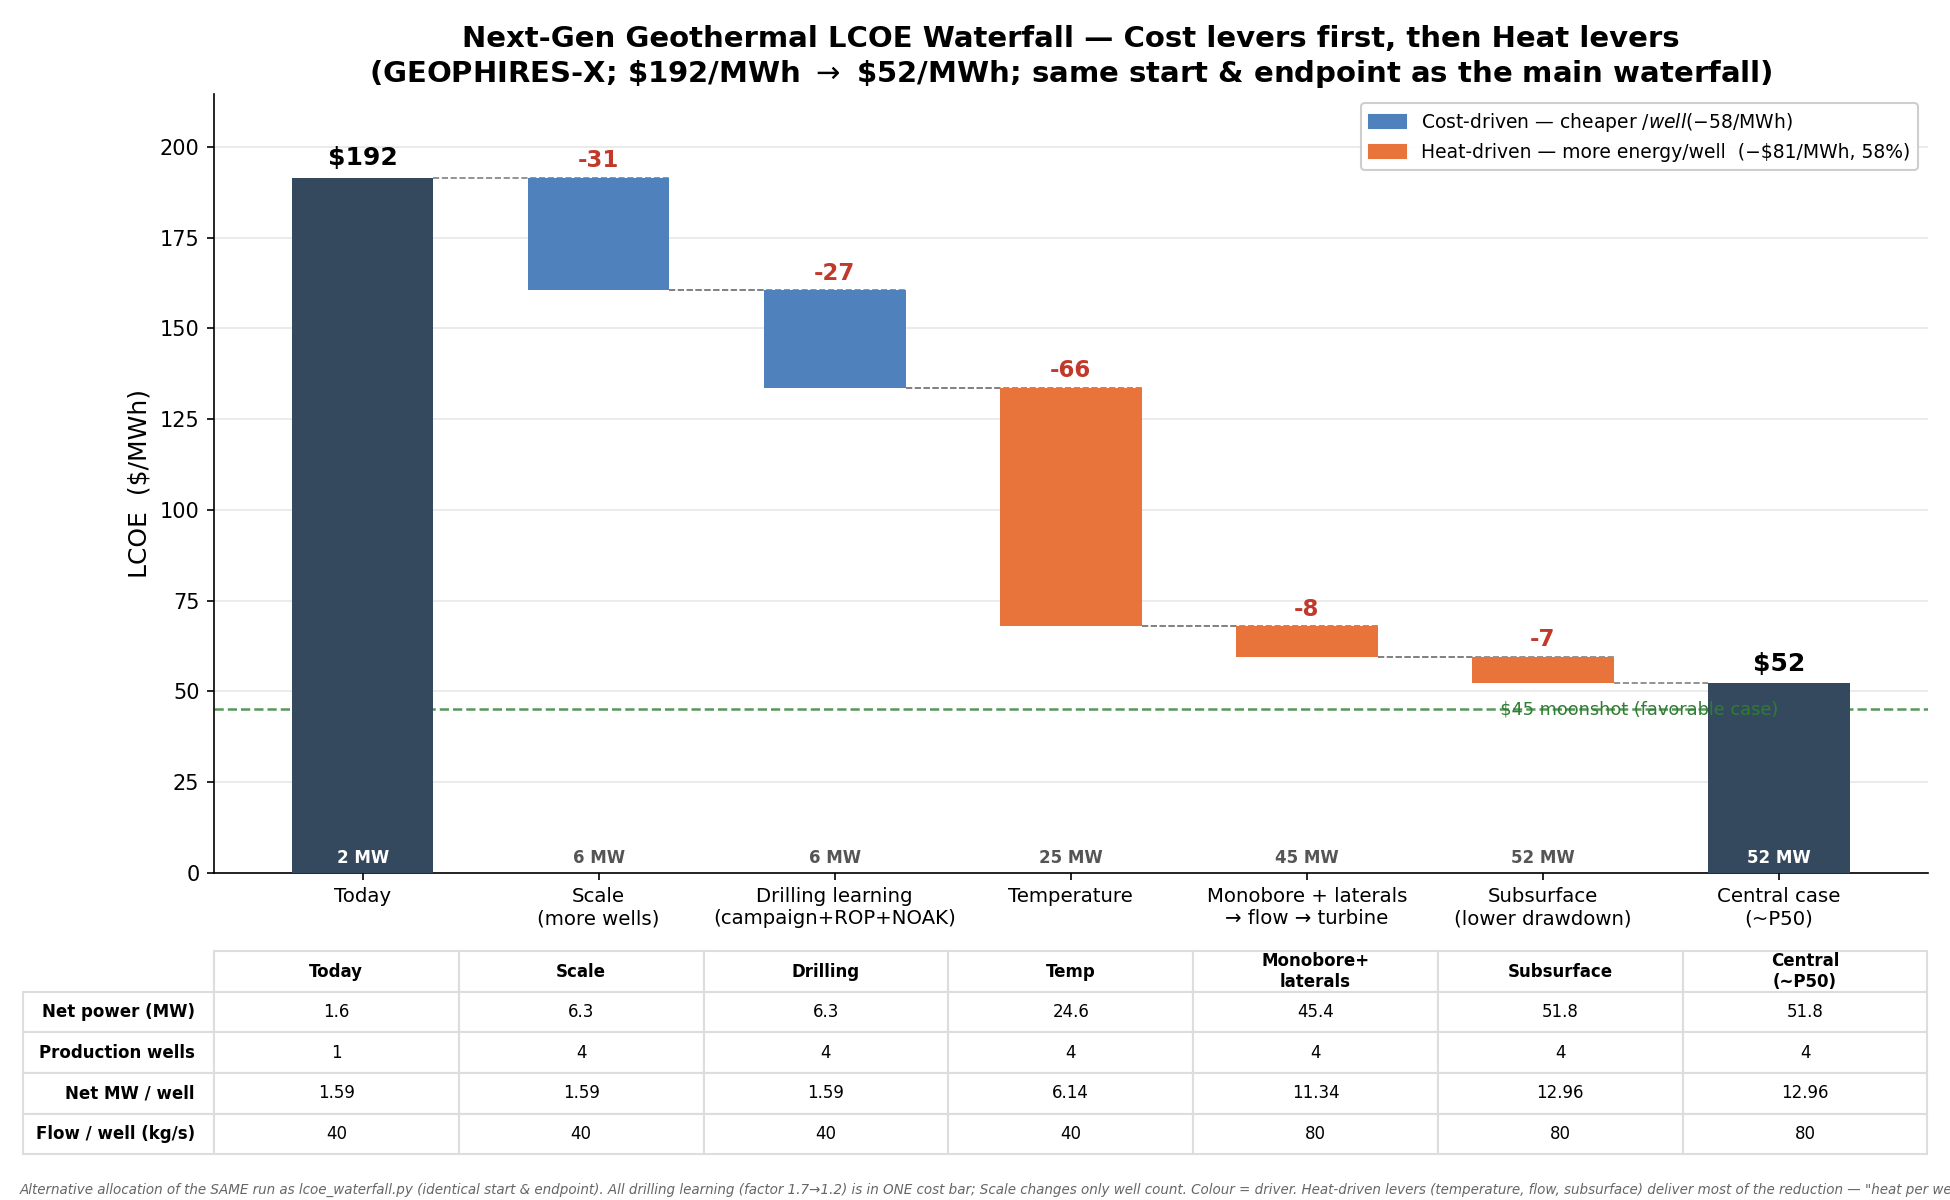

The Python source for this figure:
"""
LCOE waterfall -- ALTERNATIVE allocation: cost levers first, then heat levers.

A second view of the same FOAK->NOAK story as `lcoe_waterfall.py`, with the
*same* start (~$192/MWh) and *same* endpoint (~$52/MWh), but the levers are
re-allocated and re-ordered to separate the two kinds of improvement:

  COST-DRIVEN (shrink $ per well -- the LCOE numerator)
     1. Scale            -- more wells amortize fixed exploration/surface cost
                            (this version changes ONLY well count, no cost factor)
     2. Drilling learning -- the ENTIRE drilling-cost reduction (factor 1.7 -> 1.2,
                            campaign + ROP + NOAK learning) consolidated in ONE bar

  HEAT-DRIVEN (grow energy per well -- the LCOE denominator)
     3. Temperature       -- hotter resource -> higher conversion efficiency
     4. Monobore+laterals -> flow -> turbine -- more flow -> more power per well
     5. Subsurface        -- larger heat-exchange area sustains output over life

Because all the drilling learning is applied up front (bar 2), the three
heat-driven levers no longer carry the expensive FOAK drilling cost. Bars are
COLOURED by driver so the eye can see how much of the total reduction is
heat-driven (it is most of it): "heat per well beats cost per well".

This file is intentionally separate from `lcoe_waterfall.py` so the two
allocations can be compared side by side. Outputs:
  lcoe_waterfall_cost_vs_heat.png  and  lcoe_waterfall_cost_vs_heat.csv
"""
import sys
from pathlib import Path

HERE = Path(__file__).resolve().parent
REPO = HERE.parents[1]
sys.path.insert(0, str(REPO / 'src'))

from geophires_x_client import GeophiresXClient
from geophires_x_client.geophires_input_parameters import GeophiresInputParameters

BASE_FILE = REPO / 'tests' / 'examples' / 'example1.txt'
client = GeophiresXClient()

COST = '#4f81bd'   # cost-driven  (cheaper $ per well)
HEAT = '#e8743b'   # heat-driven  (more energy per well)
ANCHOR = '#34495e'
MOONSHOT = 45.0


def run_case(params: dict) -> dict:
    result = client.get_geophires_result(
        GeophiresInputParameters(params=params, from_file_path=BASE_FILE)
    ).result
    s = result['SUMMARY OF RESULTS']
    surf = result['SURFACE EQUIPMENT SIMULATION RESULTS']
    mw = s['Average Net Electricity Production']['value']
    nprod = s['Number of production wells']['value']
    return {
        'lcoe': s['Electricity breakeven price']['value'] * 10.0,
        'mw': mw, 'nprod': nprod, 'mw_per_well': mw / nprod,
        'flow_per_well': s['Flowrate per production well']['value'],
        'capex': result['CAPITAL COSTS (M$)']['Total capital costs']['value'],
    }


# Same conservative FOAK "today" as lcoe_waterfall.py (FCR 5.8% throughout).
today = {
    'Reservoir Model': 1, 'Reservoir Depth': 3, 'Gradient 1': 50,
    'Number of Production Wells': 1, 'Number of Injection Wells': 1,
    'Production Well Diameter': 6.625, 'Injection Well Diameter': 6.625,
    'Production Flow Rate per Well': 40, 'Productivity Index': 5, 'Injectivity Index': 5,
    'Number of Fractures': 20, 'Fracture Height': 900,
    'Power Plant Type': 1, 'Utilization Factor': 0.85, 'Well Drilling Cost Correlation': 1,
    'Well Drilling and Completion Capital Cost Adjustment Factor': 1.7,
    'Fixed Charge Rate': 0.058, 'Print Output to Console': 0,
}

# (label, driver, short-header, cumulative deltas). Cost levers first, heat later.
levers = [
    ('Scale\n(more wells)', 'cost', 'Scale', {
        'Number of Production Wells': 4, 'Number of Injection Wells': 4,
        # NOTE: no drilling cost-factor change here -- pure fixed-cost amortization
    }),
    ('Drilling learning\n(campaign+ROP+NOAK)', 'cost', 'Drilling', {
        # ALL drilling-cost learning in one bar: 1.7 -> 1.2 (~29%), still conservative
        # vs Fervo's demonstrated ~50% campaign learning, and still 20% above the
        # generic well-cost correlation.
        'Well Drilling and Completion Capital Cost Adjustment Factor': 1.2,
    }),
    ('Temperature', 'heat', 'Temp', {
        'Reservoir Depth': 4, 'Gradient 1': 60,
    }),
    ('Monobore + laterals\n→ flow → turbine', 'heat', 'Monobore+\nlaterals', {
        'Production Well Diameter': 8.5, 'Injection Well Diameter': 8.5,
        'Production Flow Rate per Well': 80, 'Productivity Index': 10, 'Injectivity Index': 10,
        'Capital Cost for Power Plant for Electricity Generation': 2480,  # = GEOPHIRES correlation
    }),
    ('Subsurface\n(lower drawdown)', 'heat', 'Subsurface', {
        'Number of Fractures': 60, 'Fracture Height': 1000,
    }),
]


def main():
    running = dict(today)
    metrics = [run_case(running)]
    drivers = ['anchor']
    labels = ['Today']
    print(f"{'step':34s} {'LCOE':>8s} {'net MW':>8s} {'driver':>8s}  Δ")
    print(f"Today (FOAK){'':22s} {metrics[0]['lcoe']:7.1f}$ {metrics[0]['mw']:7.1f}")
    for label, driver, _short, delta in levers:
        running.update(delta)
        m = run_case(running)
        print(f"+ {label.replace(chr(10), ' '):32s} {m['lcoe']:7.1f}$ {m['mw']:7.1f} "
              f"{driver:>8s}  Δ={m['lcoe'] - metrics[-1]['lcoe']:+6.1f}")
        metrics.append(m); drivers.append(driver); labels.append(label)

    # cost vs heat totals (the headline of this view)
    cost_drop = heat_drop = 0.0
    for i in range(1, len(metrics)):
        d = metrics[i - 1]['lcoe'] - metrics[i]['lcoe']
        if drivers[i] == 'cost':
            cost_drop += d
        else:
            heat_drop += d
    print(f"\nCost-driven levers:  -${cost_drop:.0f}/MWh")
    print(f"Heat-driven levers:  -${heat_drop:.0f}/MWh   "
          f"({100 * heat_drop / (cost_drop + heat_drop):.0f}% of the total reduction)")

    # endpoint anchor
    labels.append('Central case\n(~P50)'); drivers.append('anchor')
    metrics.append(metrics[-1])

    import csv
    with open(HERE / 'lcoe_waterfall_cost_vs_heat.csv', 'w', newline='') as f:
        w = csv.writer(f)
        w.writerow(['step', 'driver', 'LCOE_USD_per_MWh', 'net_MW', 'production_wells',
                    'net_MW_per_well', 'total_CAPEX_MUSD'])
        names = ['Today'] + [lv[0].replace('\n', ' ') for lv in levers]
        for name, drv, m in zip(names, drivers, metrics):
            w.writerow([name, drv, round(m['lcoe'], 1), round(m['mw'], 1), int(m['nprod']),
                        round(m['mw_per_well'], 2), round(m['capex'], 1)])

    plot(labels, drivers, metrics, cost_drop, heat_drop)


def plot(labels, drivers, metrics, cost_drop, heat_drop):
    import matplotlib
    matplotlib.use('Agg')
    import matplotlib.pyplot as plt
    from matplotlib.patches import Patch

    lcoes = [m['lcoe'] for m in metrics]
    n = len(labels)
    start, target = lcoes[0], lcoes[-2]
    fig, (ax, tax) = plt.subplots(2, 1, figsize=(13, 8),
                                  gridspec_kw={'height_ratios': [4, 1]})

    for i in range(n):
        if i == 0 or i == n - 1:
            val = lcoes[i] if i == 0 else target
            ax.bar(i, val, width=0.6, color=ANCHOR, zorder=3)
            ax.text(i, val + 2, f'${val:.0f}', ha='center', va='bottom',
                    fontweight='bold', fontsize=12)
        else:
            top, bottom = lcoes[i - 1], lcoes[i]
            ax.bar(i, top - bottom, bottom=bottom, width=0.6,
                   color=COST if drivers[i] == 'cost' else HEAT, zorder=3)
            ax.text(i, top + 1.5, f'{bottom - top:+.0f}', ha='center', va='bottom',
                    color='#c0392b', fontsize=11, fontweight='bold')
            ax.plot([i - 1 + 0.3, i + 0.3], [top, top], color='gray', lw=0.8, ls='--', zorder=2)
        if 0 < i < n - 1:
            ax.plot([i + 0.3, i + 1 - 0.3], [lcoes[i], lcoes[i]], color='gray', lw=0.8, ls='--', zorder=2)
        ax.text(i, 1.5, f"{metrics[i]['mw']:.0f} MW", ha='center', va='bottom', fontsize=8,
                color='white' if i in (0, n - 1) else '#555', fontweight='bold', zorder=4)

    ax.set_xticks(range(n)); ax.set_xticklabels(labels, fontsize=9.5)
    ax.set_ylabel('LCOE  ($/MWh)', fontsize=12)
    ax.set_title('Next-Gen Geothermal LCOE Waterfall — Cost levers first, then Heat levers\n'
                 rf'(GEOPHIRES-X; \${start:.0f}/MWh $\rightarrow$ \${target:.0f}/MWh; same start & endpoint as the main waterfall)',
                 fontsize=14, fontweight='bold')
    ax.set_ylim(0, start * 1.12)
    ax.axhline(MOONSHOT, color='#2e7d32', lw=1.2, ls='--', alpha=0.8)
    ax.text(n - 1, MOONSHOT, '  $45 moonshot (favorable case)', color='#2e7d32',
            fontsize=8.5, va='center', ha='right')
    ax.grid(axis='y', alpha=0.3)
    for sp in ['top', 'right']:
        ax.spines[sp].set_visible(False)
    ax.legend(handles=[Patch(color=COST, label=f'Cost-driven — cheaper $/well  (−${cost_drop:.0f}/MWh)'),
                       Patch(color=HEAT, label=f'Heat-driven — more energy/well  (−${heat_drop:.0f}/MWh, '
                                               f'{100 * heat_drop / (cost_drop + heat_drop):.0f}%)')],
              loc='upper right', fontsize=9, framealpha=0.95)

    tax.axis('off')
    row_labels = ['Net power (MW)', 'Production wells', 'Net MW / well', 'Flow / well (kg/s)']
    cell_text = [
        [f"{m['mw']:.1f}" for m in metrics],
        [f"{m['nprod']:.0f}" for m in metrics],
        [f"{m['mw_per_well']:.2f}" for m in metrics],
        [f"{m['flow_per_well']:.0f}" for m in metrics],
    ]
    col_labels = ['Today'] + [lv[2] for lv in levers] + ['Central\n(~P50)']
    tbl = tax.table(cellText=cell_text, rowLabels=row_labels, colLabels=col_labels,
                    cellLoc='center', rowLoc='right', loc='center')
    tbl.auto_set_font_size(False); tbl.set_fontsize(8); tbl.scale(1, 1.4)
    for (r, c), cell in tbl.get_celld().items():
        if r == 0:
            cell.set_text_props(fontweight='bold')
        if c == -1:
            cell.set_text_props(fontweight='bold', ha='right')
        cell.set_edgecolor('#dddddd')

    fig.text(0.01, 0.005,
             'Alternative allocation of the SAME run as lcoe_waterfall.py (identical start & endpoint). All drilling learning (factor 1.7→1.2) is in ONE cost bar; '
             'Scale changes only well count. Colour = driver. Heat-driven levers (temperature, flow, subsurface) deliver most of the reduction — "heat per well beats cost per well".',
             fontsize=6.5, color='#666', style='italic')
    fig.tight_layout(rect=(0, 0.02, 1, 1))
    out = HERE / 'lcoe_waterfall_cost_vs_heat.png'
    fig.savefig(out, dpi=150)
    print(f'\nSaved chart -> {out}')


if __name__ == '__main__':
    main()
